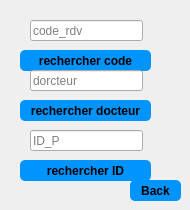
          <widget class="QWidget" name="page_23">
           <widget class="QPushButton" name="pushButton_45">
            <property name="geometry">
             <rect>
              <x>130</x>
              <y>180</y>
              <width>51</width>
              <height>21</height>
             </rect>
            </property>
            <property name="styleSheet">
             <string notr="true">QPushButton {
padding: 5px;
border-radius: 5px;
background-color:#0094ff;
font-weight: bold;
}
QPushButton:hover
{
color :white;
}</string>
            </property>
            <property name="text">
             <string>Back</string>
            </property>
           </widget>
           <widget class="QLineEdit" name="lineEdit_aff_coderdv">
            <property name="geometry">
             <rect>
              <x>30</x>
              <y>20</y>
              <width>113</width>
              <height>21</height>
             </rect>
            </property>
            <property name="placeholderText">
             <string>code_rdv</string>
            </property>
           </widget>
           <widget class="QPushButton" name="pb_aff_rdv">
            <property name="geometry">
             <rect>
              <x>20</x>
              <y>50</y>
              <width>131</width>
              <height>21</height>
             </rect>
            </property>
            <property name="styleSheet">
             <string notr="true">QPushButton {
padding: 5px;
border-radius: 5px;
background-color:#0094ff;
font-weight: bold;
}
QPushButton:hover
{
color :white;
}</string>
            </property>
            <property name="text">
             <string>rechercher code</string>
            </property>
           </widget>
           <widget class="QLineEdit" name="lineEdit_aff_doc">
            <property name="geometry">
             <rect>
              <x>30</x>
              <y>70</y>
              <width>113</width>
              <height>21</height>
             </rect>
            </property>
            <property name="placeholderText">
             <string>dorcteur</string>
            </property>
           </widget>
           <widget class="QPushButton" name="pb_aff_rdv_2">
            <property name="geometry">
             <rect>
              <x>20</x>
              <y>100</y>
              <width>131</width>
              <height>21</height>
             </rect>
            </property>
            <property name="styleSheet">
             <string notr="true">QPushButton {
padding: 5px;
border-radius: 5px;
background-color:#0094ff;
font-weight: bold;
}
QPushButton:hover
{
color :white;
}</string>
            </property>
            <property name="text">
             <string>rechercher docteur</string>
            </property>
           </widget>
           <widget class="QLineEdit" name="lineEdit_aff_ID">
            <property name="geometry">
             <rect>
              <x>30</x>
              <y>130</y>
              <width>113</width>
              <height>21</height>
             </rect>
            </property>
            <property name="placeholderText">
             <string>ID_P</string>
            </property>
           </widget>
           <widget class="QPushButton" name="pb_aff_rdv_3">
            <property name="geometry">
             <rect>
              <x>20</x>
              <y>160</y>
              <width>131</width>
              <height>21</height>
             </rect>
            </property>
            <property name="styleSheet">
             <string notr="true">QPushButton {
padding: 5px;
border-radius: 5px;
background-color:#0094ff;
font-weight: bold;
}
QPushButton:hover
{
color :white;
}</string>
            </property>
            <property name="text">
             <string>rechercher ID</string>
            </property>
           </widget>
          </widget>
